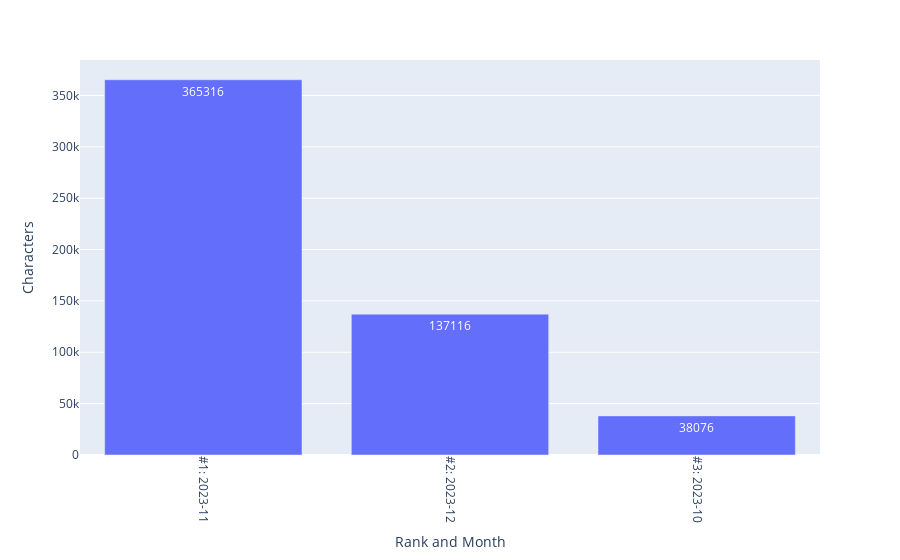

The notebook cell this image was saved under:
### Code cell
fig_top_months_by_characters = px.bar(df_top_months_by_characters, 
x = 'Rank and Month', y = 'Characters', text = 'Characters')
fig_top_months_by_characters.update_xaxes(tickangle = 90)
fig_top_months_by_characters.write_html(
    'Analyses/top_months_by_characters.html')
fig_top_months_by_characters.write_image(
    'Analyses/top_months_by_characters.png', 
    width = 1920, height = 1080, engine = 'kaleido', scale = 2)
fig_top_months_by_characters

### Figure 1 — Plotly figure (JSON) as saved in the notebook; plotly's stock layout.template omitted (floating-point values rounded to 4 significant figures)
{"data": [{"alignmentgroup": "True", "hovertemplate": "Rank and Month=%{x}<br>Characters=%{text}<extra></extra>", "legendgroup": "", "marker": {"color": "#636efa", "pattern": {"shape": ""}}, "name": "", "offsetgroup": "", "orientation": "v", "showlegend": false, "text": [365316, 137116, 38076], "textposition": "auto", "type": "bar", "x": ["#1: 2023-11", "#2: 2023-12", "#3: 2023-10"], "xaxis": "x", "y": [365316, 137116, 38076], "yaxis": "y"}], "layout": {"barmode": "relative", "legend": {"tracegroupgap": 0}, "margin": {"t": 60}, "xaxis": {"anchor": "y", "domain": [0, 1], "tickangle": 90, "title": {"text": "Rank and Month"}}, "yaxis": {"anchor": "x", "domain": [0, 1], "title": {"text": "Characters"}}}}
